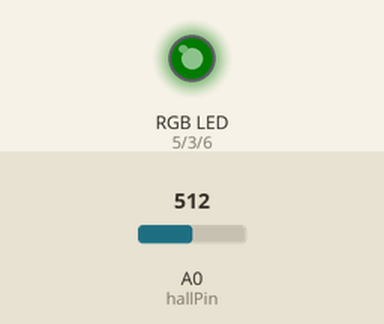
Simulated run of this sketch. Board: Arduino Uno, built with avr-gcc and run on an emulated ATmega328P. On the bench: an RGB LED mixed from three pins (HIGH = lit). Inputs (shaded band) come from the test bench; at power-on: A0 (hallPin) = 512. Dim RGB values are drawn brighter than linear; what the sketch prints to the serial monitor is not drawn.

Above: at 1.2 s.
1.3 s: A0 (hallPin) set to 716
At 2.5 s:
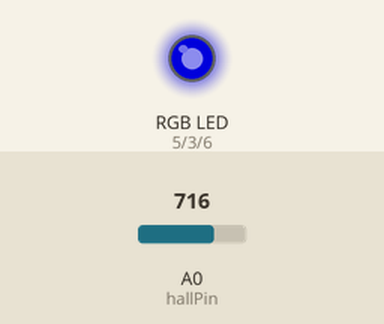
2.8 s: A0 (hallPin) set to 900
At 3.8 s:
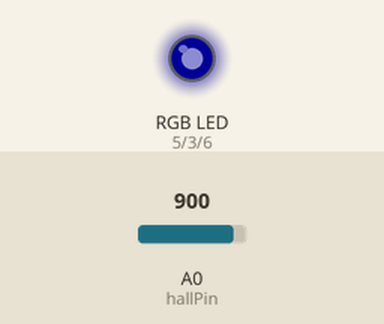
4.3 s: A0 (hallPin) set to 1023
At 5.0 s:
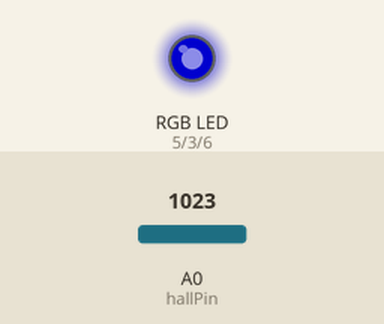
5.8 s: A0 (hallPin) set to 306
At 6.1 s:
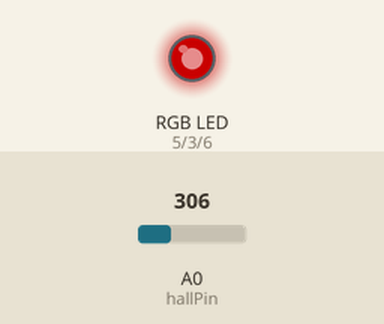
7.3 s: A0 (hallPin) set to 122
At 8.5 s:
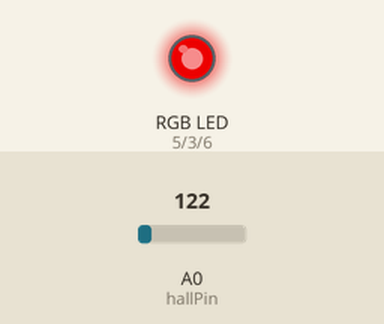
Timing chart, 0 to 9.8 s (numbered marks = the images above; inputs shaded):
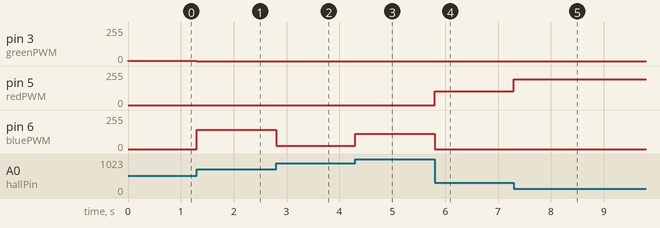

The sketch:

compassTest.ino
```cpp
// This is a test for the 12 pole stator compass test machine
#include <SPI.h>
#include <Wire.h>

#define hallPin A0
#define redPWM 5
#define greenPWM 3
#define bluePWM 6

// set the thresholds for blue and red triggers and green ready signal
  const int b = 517;
  const int r = 507;
  const int g = 3;
// set a max raw value
  const int m = 865;

void setup() {
  Serial.begin(115200);
  pinMode(hallPin,INPUT);
  pinMode(3,OUTPUT);
  pinMode(5,OUTPUT);
  pinMode(6,OUTPUT);
  }

void loop() {
    int bluePWMv = 0;
    int redPWMv = 0;
    int greenPWMv = 0;
    int v = analogRead(hallPin);//

    if (v > b) {
      bluePWMv = map(v,b,m,0,255);
      greenPWMv = 0;
      redPWMv = 0;
    }

    else if (v < r){
      redPWMv = map(v,0,r,255,0);
      greenPWMv = 0;
      bluePWMv = 0;
    }
    else {
    greenPWMv = g;
    }

    analogWrite(bluePWM, bluePWMv);
    analogWrite(redPWM, redPWMv);
    analogWrite(greenPWM, greenPWMv);

    Serial.println(v);
    Serial.println(bluePWMv);
    Serial.println(greenPWMv);
    Serial.println(redPWMv);
    Serial.println("------------");
}
```

Measured:
- after the input at 1.3 s, pin 3 (greenPWM): 3/255 → 0/255 at once; pin 6 (bluePWM): 0/255 → 145/255 at once
- after the input at 2.8 s, pin 6 (bluePWM): 145/255 → 24/255 at once
- after the input at 4.3 s, pin 6 (bluePWM): 24/255 → 114/255 at once
- after the input at 5.8 s, pin 5 (redPWM): 0/255 → 102/255 at once; pin 6 (bluePWM): 114/255 → 0/255 at once
- after the input at 7.3 s, pin 5 (redPWM): 102/255 → 194/255 at once
